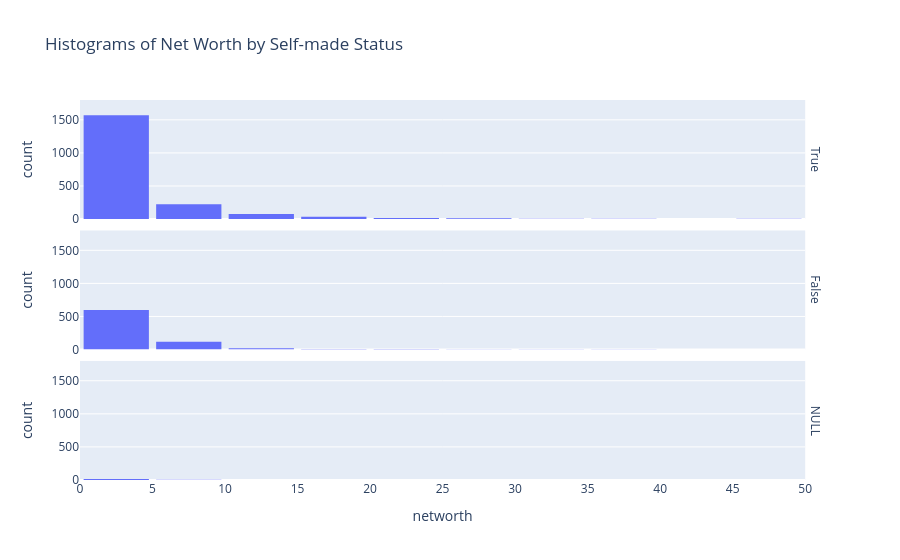

Notebook code for this chart:
### Code cell
display(selfmade_hist)

### Figure 1 — Plotly figure (JSON) as saved in the notebook; plotly's stock layout.template omitted (floating-point values rounded to 4 significant figures; data arrays with more than 128 entries replaced by an {"elided": "..."} marker saying what was removed)
{"data": [{"alignmentgroup": "True", "bingroup": "x", "hovertemplate": "self_made=True<br>networth=%{x}<br>count=%{y}<extra></extra>", "legendgroup": "", "marker": {"color": "#636efa", "pattern": {"shape": ""}}, "name": "", "nbinsx": 40, "offsetgroup": "", "orientation": "v", "showlegend": false, "type": "histogram", "x": {"elided": "1960 float values"}, "xaxis": "x3", "yaxis": "y3"}, {"alignmentgroup": "True", "bingroup": "x", "hovertemplate": "self_made=False<br>networth=%{x}<br>count=%{y}<extra></extra>", "legendgroup": "", "marker": {"color": "#636efa", "pattern": {"shape": ""}}, "name": "", "nbinsx": 40, "offsetgroup": "", "orientation": "v", "showlegend": false, "type": "histogram", "x": {"elided": "777 float values"}, "xaxis": "x2", "yaxis": "y2"}, {"alignmentgroup": "True", "bingroup": "x", "hovertemplate": "self_made=NULL<br>networth=%{x}<br>count=%{y}<extra></extra>", "legendgroup": "", "marker": {"color": "#636efa", "pattern": {"shape": ""}}, "name": "", "nbinsx": 40, "offsetgroup": "", "orientation": "v", "showlegend": false, "type": "histogram", "x": [11.8, 8.7, 5.8, 5.7, 3.4, 1.9, 1.9, 1.9, 1.9, 1.8, 1.8, 1.8, 1.8, 1.7, 1.3, 1.3, 1, 1], "xaxis": "x", "yaxis": "y"}], "layout": {"annotations": [{"font": {}, "showarrow": false, "text": "NULL", "textangle": 90, "x": 0.98, "xanchor": "left", "xref": "paper", "y": 0.1567, "yanchor": "middle", "yref": "paper"}, {"font": {}, "showarrow": false, "text": "False", "textangle": 90, "x": 0.98, "xanchor": "left", "xref": "paper", "y": 0.5, "yanchor": "middle", "yref": "paper"}, {"font": {}, "showarrow": false, "text": "True", "textangle": 90, "x": 0.98, "xanchor": "left", "xref": "paper", "y": 0.8433, "yanchor": "middle", "yref": "paper"}], "bargap": 0.1, "barmode": "relative", "legend": {"tracegroupgap": 0}, "title": {"text": "Histograms of Net Worth by Self-made Status"}, "xaxis": {"anchor": "y", "domain": [0, 0.98], "nticks": 20, "range": [0, 50], "title": {"text": "networth"}}, "xaxis2": {"anchor": "y2", "domain": [0, 0.98], "matches": "x", "showticklabels": false}, "xaxis3": {"anchor": "y3", "domain": [0, 0.98], "matches": "x", "showticklabels": false}, "yaxis": {"anchor": "x", "domain": [0, 0.3133], "range": [0, 1800], "title": {"text": "count"}}, "yaxis2": {"anchor": "x2", "domain": [0.3433, 0.6567], "matches": "y", "range": [0, 1600], "title": {"text": "count"}}, "yaxis3": {"anchor": "x3", "domain": [0.6867, 1.0], "matches": "y", "range": [0, 1600], "title": {"text": "count"}}}}
